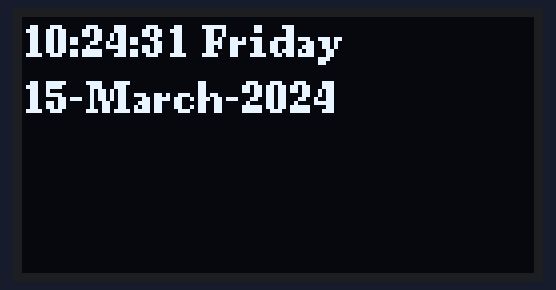
The program below on a simulated ESP8266 (NodeMCU). On the bench: 128×64 one-colour display. WiFi joins after 1.5 s; servers stay silent unless stated; network time is answered at once with the bench clock; the local clock reads 2024-03-15 10:24:30 at power-on unless the program sets it; what the program prints to the serial monitor is not drawn.

Above: at 1.7 s.
At 5.8 s:
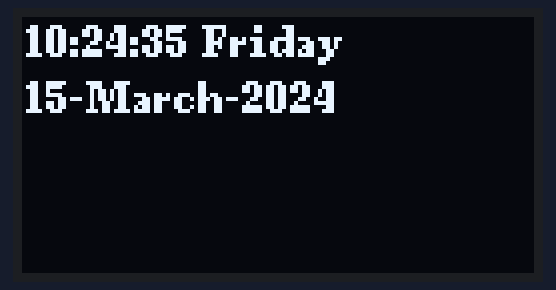
At 11.0 s:
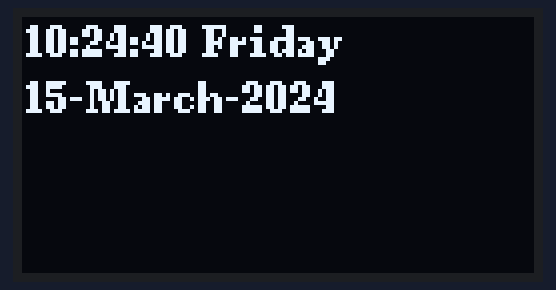
At 20.2 s:
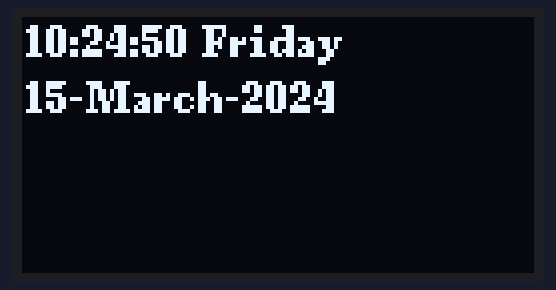
At 27.4 s:
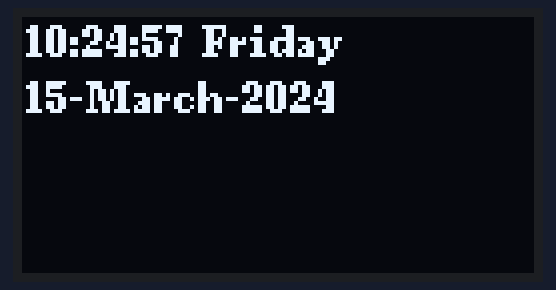
At 38.7 s:
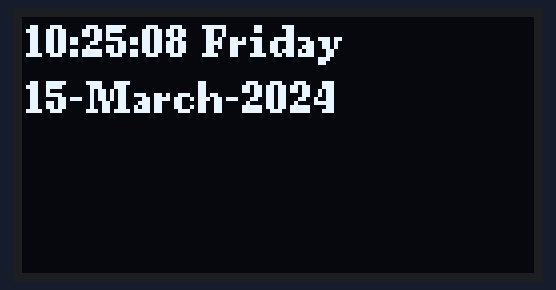

The program:

main.cpp
```cpp
#include <ESP8266WiFi.h>

#include <Arduino.h>
#include <U8g2lib.h>

// NTP clock
#include <NTPClient.h> // Network Time Protocol
#include <WiFiUdp.h>   // WiFi UDP                          Why?
#include <TimeLib.h>   // Time Library

#ifdef U8X8_HAVE_HW_SPI
#include <SPI.h>
#endif
#ifdef U8X8_HAVE_HW_I2C
#include <Wire.h>
#endif

#define SDA_PIN 14 // GPIO12 / 6
#define SCL_PIN 12 // GPIO14 / 5

U8G2_SSD1306_128X64_NONAME_F_SW_I2C u8g2(U8G2_R0, SCL_PIN, SDA_PIN, U8X8_PIN_NONE);

// Ausgeben der Daten zum WiFi Netzwerk auf dem OLED Display
void printWiFiNetworkData(int idx, String name)
{
    String msg = String(idx, DEC) + " " + name;
    u8g2.drawStr(0, idx * 15, msg.c_str());
}

// **************************************************************************************************
// Network credentials
const char *ssid = "U.S.S. Selection";
const char *password = "a4b3c2d1";

// Define NTP Client to get time
WiFiUDP ntpUDP;
NTPClient timeClient(ntpUDP, "europe.pool.ntp.org", 3600, 60000);

// Weekdays, Months
String weekDays[7] = {"Sunday", "Monday", "Tuesday", "Wednesday", "Thursday", "Friday", "Saturday"};
String months[12] = {"January", "February", "March", "April", "May", "June", "July", "August", "September", "October", "November", "December"};

// **************************************************************************************************

void setup()
{
    Serial.begin(115200);
    // WiFi.mode(WIFI_STA);
    // WiFi.disconnect();

    // **************************************************************************************************
    // Connect to WiFi
    Serial.print("Connecting to ");
    Serial.println(ssid);
    WiFi.begin(ssid, password);
    while (WiFi.status() != WL_CONNECTED)
    {
        delay(500);
        Serial.print(".");
    }
    if (WiFi.status() == WL_CONNECTED)
    {
        Serial.println("");
        Serial.print("WiFi connected. ");
        Serial.print("IP address: ");
        Serial.println(WiFi.localIP());
    }
    else
    {
        Serial.println("WiFi not connected");
    }

    // Initialize a NTPClient to get time
    timeClient.begin();
    timeClient.setTimeOffset(7200); // GMT +2
    // **************************************************************************************************

    delay(100);
    u8g2.begin();
}

void loop()
{
    // **************************************************************************************************
    // Update time
    timeClient.update();
    // Get time
    String formattedTime = timeClient.getFormattedTime(); // HH:MM:SS
    Serial.print("Formatted time: ");
    Serial.println(formattedTime);
    // Get day of the week
    String weekDay = weekDays[timeClient.getDay()];
    Serial.print("Week day: ");
    Serial.println(weekDay);
    // Format time and day of the week
    String formattedTimeAndWeekDay = formattedTime + " " + weekDay;
    // Get month
    unsigned long epochTime = timeClient.getEpochTime();
    // struct tm *ptm = gmtime((time_t *)&epochTime);
    // int monthDay = ptm->tm_mday; // Day of the month
    // int currentMonth = ptm->tm_mon+1; // Month (0-11)
    // String currentMonthName = months[currentMonth-1]; // Month name
    int currentDay = day(epochTime);
    int currentMonth = month(epochTime);
    String currentMonthName = months[currentMonth - 1];
    int currentYear = year(epochTime);
    String currentDate = String(currentDay) + "-" + currentMonthName + "-" + String(currentYear);
    Serial.printf("Date: %s\n", currentDate.c_str());
    Serial.printf("Year: %d\n", currentYear);
    // **************************************************************************************************

    // Display results on OLED
    u8g2.clearBuffer(); // Clear the internal memory
    u8g2.setFont(u8g2_font_ncenB08_tr);
    // u8g2.drawStr(0, 10, formattedTime.c_str());
    // u8g2.drawStr(0, 20, weekDay.c_str());
    u8g2.drawStr(0, 10, formattedTimeAndWeekDay.c_str());
    u8g2.drawStr(0, 24, currentDate.c_str());
    // u8g2.drawStr(0, 50, currentMonthName.c_str());
    // u8g2.drawStr(0, 60, String(currentYear).c_str());
    u8g2.sendBuffer();
    delay(1000);
    // **************************************************************************************************


    // String ssid;
    // int32_t rssi;
    // uint8_t encryptionType;
    // uint8_t *bssid;
    // int32_t channel;
    // bool hidden;
    // int scanResult;

    // scanResult = WiFi.scanNetworks(/*async=*/false, /*hidden=*/true);

    // if (scanResult == 0)
    // {
    //     Serial.println(F("Keine WiFi-Netzwerke gefunden"));
    // }
    // else if (scanResult > 0)
    // {
    //     // Zwischenspeicher und Display leeren
    //     u8g2.clearBuffer();
    //     // Schriftgröße setzen
    //     u8g2.setFont(u8g2_font_ncenB08_tr);

    //     for (int8_t i = 0; i < scanResult; i++)
    //     {
    //         WiFi.getNetworkInfo(i, ssid, encryptionType, rssi, bssid, channel, hidden);
    //         printWiFiNetworkData(i, ssid.c_str());
    //         Serial.printf(PSTR("  %02d: %s\n"), i + 1, ssid.c_str());
    //         yield();
    //     }
    //     // Absenden der Daten vom Zwischenspeichern an das Display
    //     u8g2.sendBuffer();
    // }
    // else
    // {
    //     Serial.printf(PSTR("WiFi scan error %d"), scanResult);
    // }
    // // 5 Sekunden Pause zwischen den Scans
    // delay(5000);
}
```

Measured:
- what the display in image 0 shows lasts 1.0 s, from 1.7 s to 2.7 s
